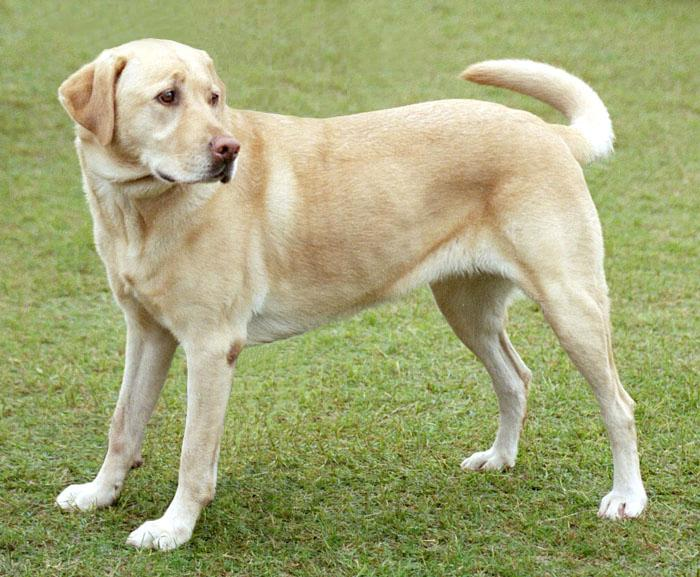
#> input picture partycool/trail/dog.jpg, 700 x 577 px
$ python -i watershed.py   (imports and definitions only)
#> lines starting #> are read from the running program, lines starting #| are printed output that depends on the picture; after the words box and inside, x2 and y2 are one past the last pixel; in counts of white or black regions, pixels touching at a corner belong together
import numpy as np
import cv2

#Function to calculate the area of borders of two close objects
#The watershed function needs the image and we iterate over the iteration in the opening function (o_iter), the iterations in the background detection (s_iter) and on i which define how much of the area of the particle is considered.
#The smaller the i, the larger would be the final boundaries
#The larger the i, the smaller will be the final boundaries
#After a lot of trials with different images we found out that the best contours are found when i is between 0.1 and 0.7, o_iter is between 1 and 5 and s_iter is between 1 and 2.

def watershed(image):
#> called with image = 'trail/dog.jpg'
    my_range = np.arange(0.0, 0.7, 0.1)
    img_3channel = cv2.imread(image, 1)
#> img_3channel is the input picture: shape (577, 700, 3); mean B, G, R 118.9, 167.6, 163.6
    img = cv2.imread(image, 0)
#> img: shape (577, 700); min 0, max 255, mean 160.9
    blur = cv2.GaussianBlur(img,(5,5),0)
    ret,th = cv2.threshold(blur,0,255,cv2.THRESH_BINARY+cv2.THRESH_OTSU)
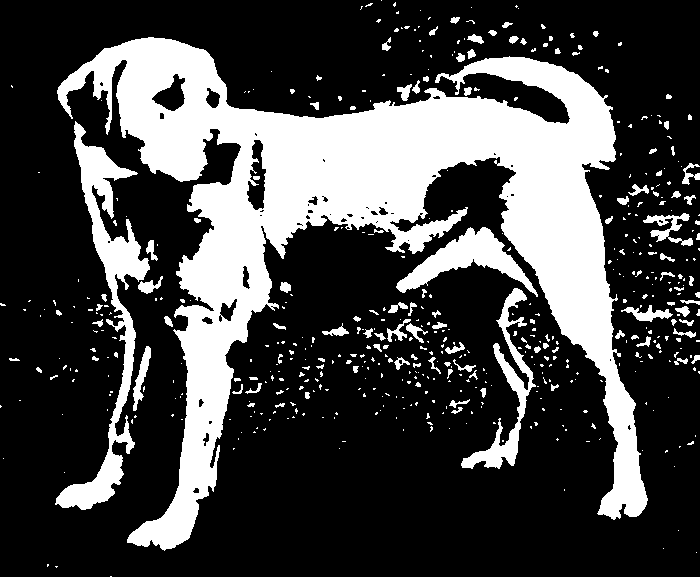
#> th: shape (577, 700); 27.3% white; 519 white regions (404 under 20 px), largest, box (x1, y1, x2, y2) and area: (57, 37, 648, 551) 86945, (55, 121, 150, 510) 7982, (396, 227, 538, 297) 3337
#> ret = 174
    skel = np.zeros(th.shape, np.uint8)
    element = cv2.getStructuringElement(cv2.MORPH_CROSS, (7,7))
    open = cv2.morphologyEx(th, cv2.MORPH_OPEN, element)
#> open: shape (577, 700); 24.9% white; 48 white regions (12 under 20 px), largest, box (x1, y1, x2, y2) and area: (57, 37, 648, 551) 85513, (74, 123, 150, 292) 4228, (396, 227, 534, 293) 3271
    temp = cv2.subtract(th, open)
#> temp: shape (577, 700); 2.4% white in thin lines or dots
    eroded = cv2.erode(th, element)
#> eroded: shape (577, 700); 20% white; 81 white regions (62 under 20 px), largest, box (x1, y1, x2, y2) and area: (60, 40, 645, 548) 72390, (77, 140, 147, 289) 2680, (399, 230, 531, 290) 2383
    skel = cv2.bitwise_or(skel,temp)
    erod = eroded.copy()
    for s_iter in range(1,5):
        sure_bg = cv2.dilate(erod,element,iterations= s_iter)
        dist_transform = cv2.distanceTransform(erod,cv2.DIST_L2,5)
    for i in my_range:
        ret, sure_fg = cv2.threshold(dist_transform,i*dist_transform.max(),255,0)
        sure_fg = np.uint8(sure_fg)
        unknown = cv2.subtract(sure_bg,sure_fg)
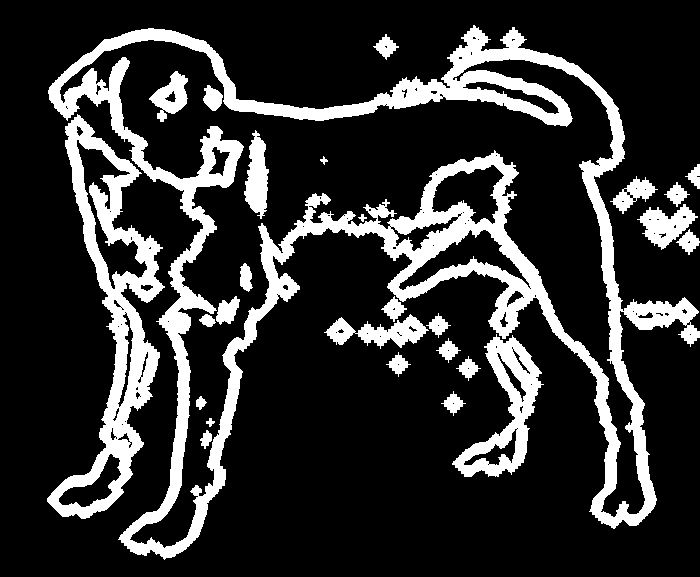
#> unknown: shape (577, 700); 19.1% white; 27 white regions, largest, box (x1, y1, x2, y2) and area: (48, 25, 700, 560) 49008, (47, 114, 165, 519) 13274, (452, 334, 544, 477) 4485
#> sure_bg: shape (577, 700); 39.1% white; 16 white regions, largest, box (x1, y1, x2, y2) and area: (48, 25, 700, 560) 127988, (47, 114, 165, 519) 17827, (452, 334, 544, 477) 5345
        ret, contours = cv2.connectedComponents(sure_fg)
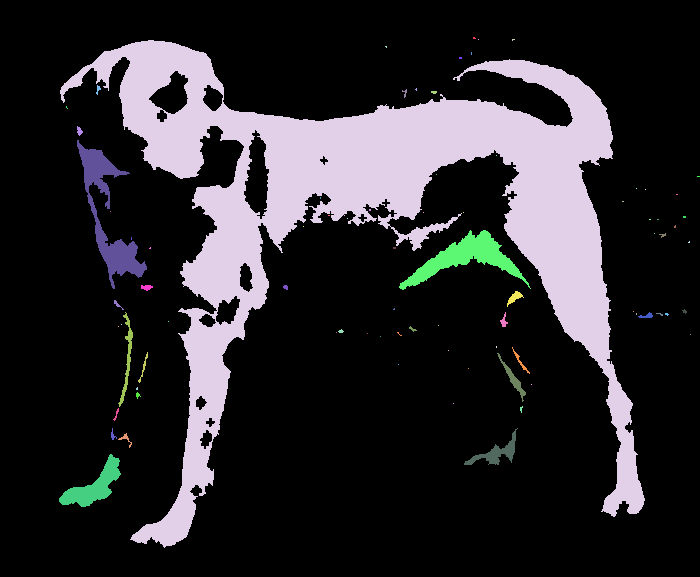
#> contours: shape (577, 700) int32; 82 distinct labels, from 0 to 81; one colour per label, 0 black
#> ret = 82
        contours = contours+1
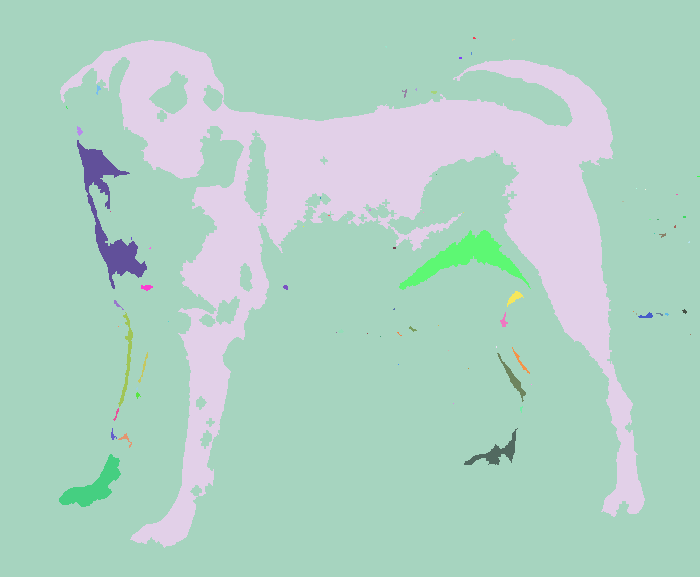
#> contours: shape (577, 700) int32; 82 distinct labels, from 1 to 82; one colour per label, 0 black
        contours[unknown==255] = 0
        contours = cv2.watershed(img_3channel ,contours)
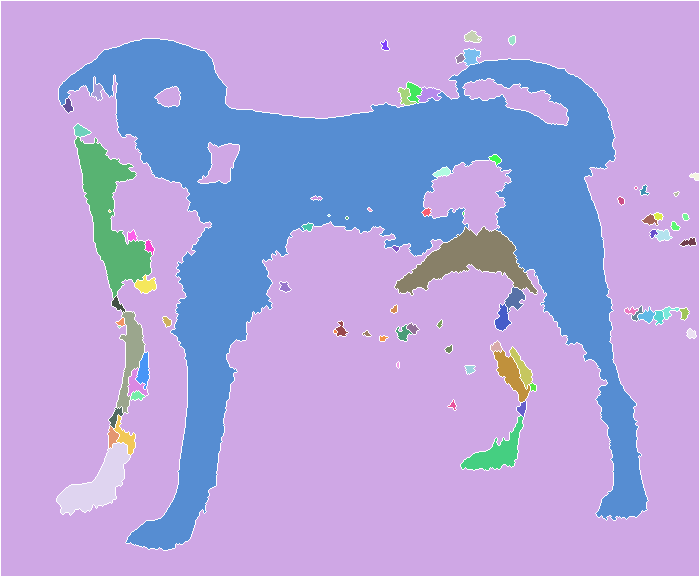
#> contours: shape (577, 700) int32; 83 distinct labels, from -1 to 82; one colour per label, 0 black, -1 white
        img[contours == -1] = [0]
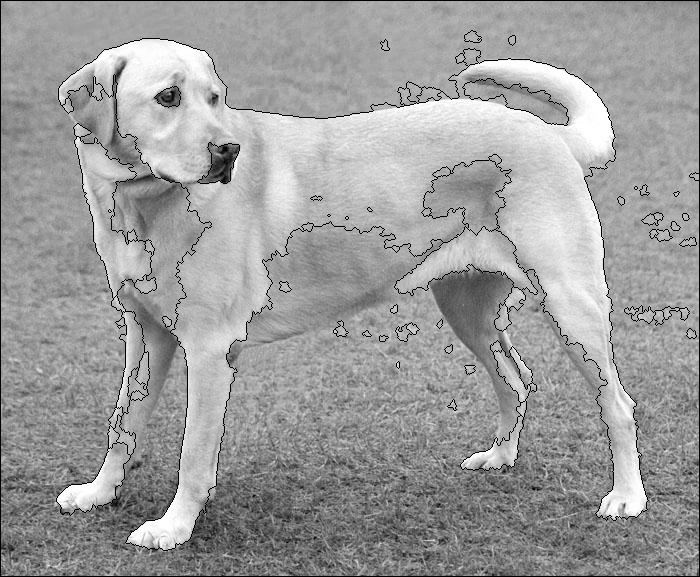
#> img: shape (577, 700); min 0, max 255, mean 156.9

    return contours

>>> result = watershed('trail/dog.jpg')
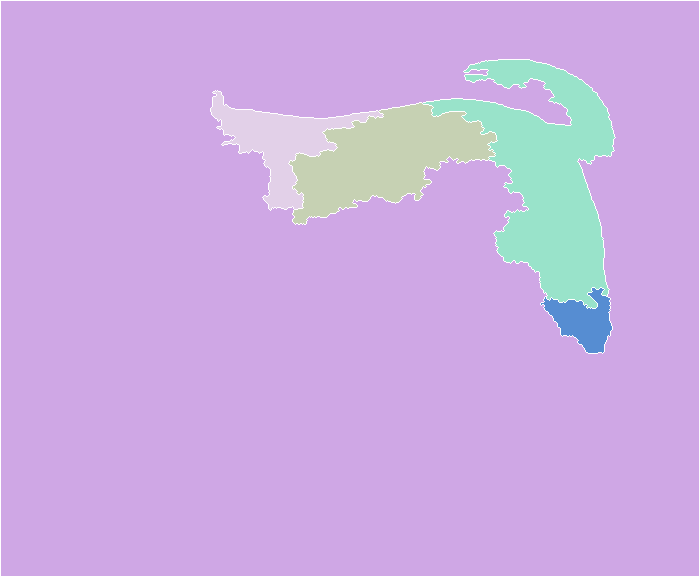
#> result: shape (577, 700) int32; 6 distinct labels, from -1 to 5; one colour per label, 0 black, -1 white
